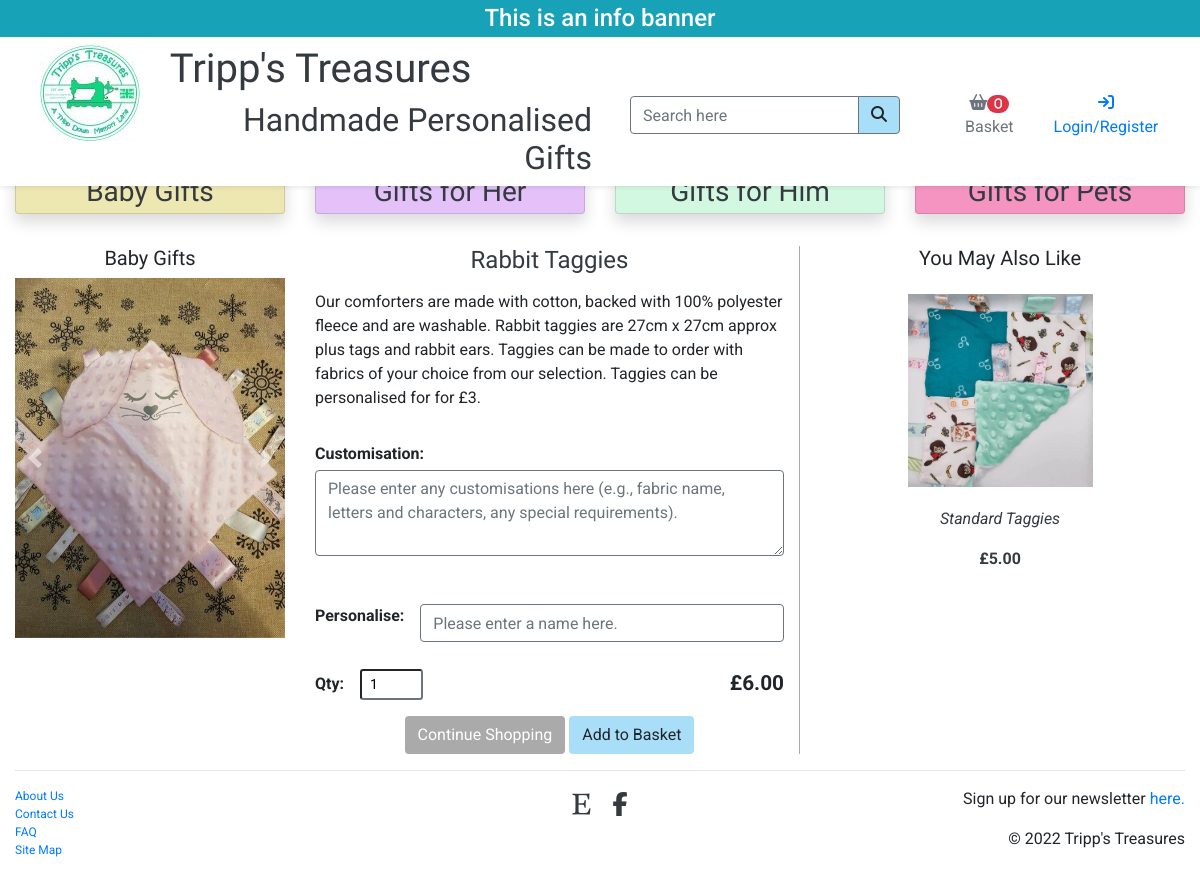
Page /treasures/10/ on the earlier database version.
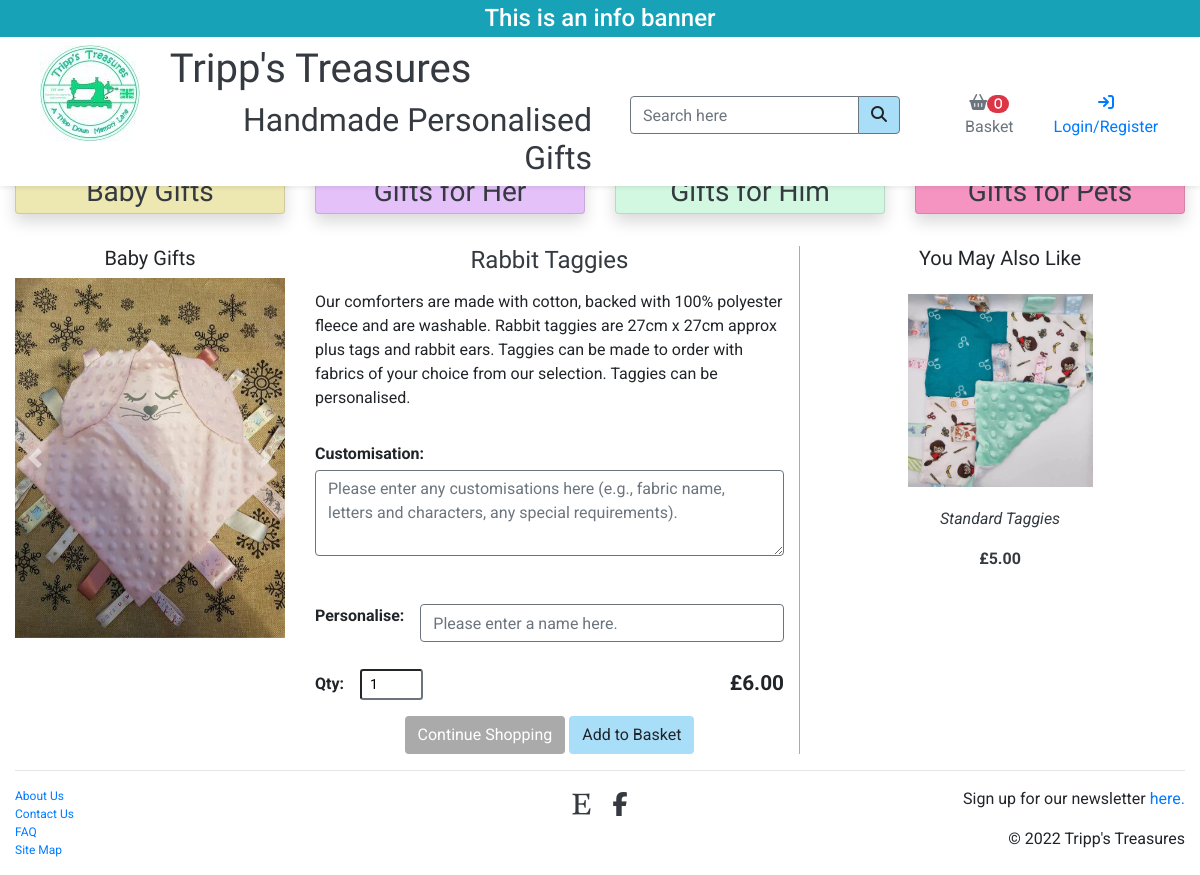
Same page on the later database version.
### treasures/models.py (models this page shows, shortened)
class Treasure(models.Model):
    category = models.ForeignKey(Category,
                                 null=True,
                                 blank=True,
                                 on_delete=models.SET_NULL)
    name = models.CharField(max_length=150)
    description = models.TextField()
    personalisable = models.BooleanField(default=False, null=True, blank=True)
    customisable = models.BooleanField(default=False, null=True, blank=True)
    sizable = models.BooleanField(default=False, null=True, blank=True)
    price = models.DecimalField(max_digits=6, decimal_places=2)

class Category(models.Model):
    class Meta:
        verbose_name_plural = 'Categories'
    name = models.CharField(max_length=150)
    display_name = models.CharField(max_length=150, null=True, blank=True)

class Image(models.Model):
    treasure = models.ForeignKey(Treasure,
                                 null=True,
                                 blank=True,
                                 on_delete=models.CASCADE,
                                 related_name='images')
    image = models.ImageField(null=True, blank=True)

### treasures/views.py (the view)
# urls.py: path('<int:treasure_id>/', views.full_details, name='full_details'),
def full_details(request, treasure_id):
    treasure = get_object_or_404(Treasure, pk=treasure_id)
    while True:
        random_treasure = Treasure.objects.filter(category=treasure.category).order_by('?').first()
        if random_treasure != treasure:
            related = random_treasure
            break
    template_name = 'treasures/full_details.html'
    context = {
        'treasure': treasure,
        'related': related,
    }
    return render(request, template_name, context)

### basket/contexts.py (called while the page is built, shortened)
def basket_contents(request):
    basket_items = []
    total = 0
    treasure_count = 0
    basket = request.session.get('basket', {})
    delivery = total * Decimal(settings.DELIVERY_PERCENTAGE)
    grand_total = total + delivery
    context = {
        'basket_items': basket_items,
        'total': total,
        'treasure_count': treasure_count,
        'delivery': delivery,
        'grand_total': grand_total,
    }
    return context

### treasures/templates/treasures/full_details.html (shortened to what this page needs)
{% extends 'base.html' %}
{% load static %}
{% block page_nav %}
{% include 'extra_html/main_nav.html' %}
{% endblock %}
{% block content %}
    <div class="container-fluid pt-4">
        <div class="row">
            <div class="col-12 col-sm-3 mb-4 text-center">
                <h5 class="title-font">{{ treasure.category.display_name }}</h5>
                <div id="treasure-images" class="carousel slide" data-bs-ride="false" data-interval="false">
                    <div class="carousel-inner">
                    {% for img in treasure.images.all %}
                        {% if img %}
                            {% if forloop.first %}
                                <div class="carousel-item active">
                                    <a href="{{ img.image.url }}" target="_blank">
                                        <img src="{{ img.image.url }}" class="d-block w-100" alt="{{ treasure.name }}">
                                    </a>
                                </div>
                            {% else %}
                                <div class="carousel-item">
                                    <a href="{{ img.image.url }}" target="_blank">
                                        <img src="{{ img.image.url }}" class="d-block w-100" alt="{{ treasure.name }}">
                                    </a>
                                </div>
                            {% endif %}
                        {% else %}
                            <img class="d-block w-100" src="{{ MEDIA_URL }}no_image.png" alt="{{ treasure.name }}">
                        {% endif %}
                    {% endfor %}
                    </div>
                    <a class="carousel-control-prev" href="#treasure-images" role="button" data-slide="prev">
                        <span class="carousel-control-prev-icon" aria-hidden="true"></span>
                    </a>
                    <a class="carousel-control-next" href="#treasure-images" role="button" data-slide="next">
                        <span class="carousel-control-next-icon" aria-hidden="true"></span>
                    </a>
                </div>
            </div>
            <div class="col-12 col-sm-5 right-border">
                <h4 class="title-font text-center text-dark pb-2">{{ treasure.name }}</h4>
                <p>{{ treasure.description }}</p>
                <form action="{% url 'add_to_basket' treasure.id %}" method="POST" class="form">
                    <div class="form-row">
                        {% with treasure.sizable as size %}
                        {% with treasure.customisable as custom %}
                            {% if custom %}
                                <div class="col-12 mt-3">
                                    <p class="mb-1"><strong>Customisation:</strong></p>
                                    <textarea name="treasure_custom" id="id_treasure_custom" class="form-control border-secondary" rows="3" placeholder="Please enter any customisations here (e.g., fabric name, letters and characters, any special requirements)."></textarea>
                                </div>
                            {% endif %}
                        {% with treasure.personalisable as personalise %}
                            {% if personalise %}
                                <div class="col-12 mt-5 d-flex">
                                    <p class="d-inline pr-3"><strong>Personalise:</strong></p>
                                    <input type="text"name="treasure_personalise" id="id_treasure_personalise" class="form-control d-inline border-secondary" placeholder="Please enter a name here.">
                                </div>
                            {% endif %}
                        <div class="col-6 d-flex mt-3 align-items-end">
                            <p class="d-inline mb-1 pr-3"><strong>Qty:</strong></p>
                            <input type="number" name="treasure_qty" value="1" min="1" max="99" class="form-control-sm qty-input border-secondary" data-item-id="{{ treasure.id }}" id="id_qty_{{ treasure.id }}">
                        </div>
                        <div class="col-6">
                            <p class="text-right mt-4 mb-0 price"><strong>£{{ treasure.price }}</strong></p>
                        </div>
                        <div class="col-12 text-center mt-3">
                            <a href="{% url 'home' %}" class="btn bg-grey text-white">
                                Continue Shopping
                            </a>
                            <input type="submit" class="btn bg-blue" value="Add to Basket">
                        </div>
                        {% endwith %}
                        {% endwith %}
                        {% endwith %}
                    </div>
                </form>
            </div>
            <div class="col-12 col-sm-4">
                <h5 class="title-font text-center mb-4">You May Also Like</h5>
                <a href="{% url 'full_details' related.id %}">
                    <div class="mb-4 text-center">
                        {% for img in related.images.all %}
                            {% if img %}
                                {% if forloop.first %}
                                    <img class="img-fluid img-top w-50 h-50 preview" src="{{ img.image.url }}" alt="{{ related.name }}">
                                {% endif %}
                            {% else %}
                            <img class="img-fluid img-top preview" src="{{ MEDIA_URL }}no_image.png" alt="{{ related.name }}">
                            {% endif %}
                        {% endfor %}
                        <div class="card-body">
                            <p><em class="text-dark">{{ related.name }}</em></p>
                            <p class="mb-0"><strong class="text-dark">£{{ related.price }}</strong></p>
                        </div>
                    </div>
                </a>
            </div>
        </div>
    </div>
{% endblock %}

### templates/base.html (shortened to what this page needs)
{% load static %}
<!doctype html>
<html lang="en">
<head>
    {% block corecss %}
    <link rel="stylesheet" href="https://stackpath.bootstrapcdn.com/bootstrap/4.4.1/css/bootstrap.min.css"
>
    <link rel="stylesheet" href="{% static 'css/style.css' %}">
    {% endblock %}
</head>
<body class="d-flex flex-column min-vh-100">
    <header class="container-fluid fixed-top bg-white">
        <div id="info-banner" class="row text-center">
            <div class="col bg-info text-white">
                <h4 class="m-0 py-1">This is an info banner</h4>
            </div>
        </div>
        <div class="row pt-2 d-flex shadow-sm">
            <div class="col-12 col-md-6 pr-1">
                <a class="no-dec" href="{% url 'home' %}">
                    <div class="row px-1">
                        <div class="col-3 text-right">
                            <img src="{% static 'images/logo.jpg' %}" alt="Site logo">
                        </div>
                        <div class="col-9">
                            <div>
                                <h1 class="title-font text-dark">Tripp's Treasures</h1>
                            </div>
                            <div class="text-right d-none d-sm-block">
                                <h2 class="title-font text-dark">Handmade Personalised Gifts</h2>
                            </div>
                        </div>
                    </div>
                </a>
            </div>
            <div class="col-md-3 my-auto mx-auto d-none d-sm-block">
                <form method="GET" action="{% url 'treasures' %}">
                    <div class="input-group">
                        <input type="text" class="form-control border-secondary" name="search" placeholder="Search here">
                        <div class="input-group-append">
                            <button class="btn border-secondary bg-blue" type="submit">
                                <span>
                                    <i class="fas fa-search"></i>
                                </span>
                            </button>
                        </div>
                    </div>
                </form>
            </div>
            <div class="col-md-3 my-auto d-none d-sm-block">
                <ul class="list-group list-group-horizontal list-unstyled text-center">
                    <li class="list-group-item border-0">
                        <a href="{% url 'basket_view' %}">
                            <div class="text-center text-secondary">
                                <div><i class="fa-solid fa-basket-shopping"><span
                                            class="badge badge-danger badge-pill">{{ treasure_count }}</span></i></div>
                                <p class="mb-0">Basket</p>
                            </div>
                        </a>
                    </li>
                    <li class="list-group-item dropdown border-0">
                        {% if request.user.is_authenticated %}
                        <a href="#">
                            <div class="text-center text-secondary">
                                <div><i class="fa-solid fa-arrow-right-from-bracket"></i></div>
                                <p class="mb-0">Logout</p>
                            </div>
                        </a>
                        {% else %}
                        <a href="#" id="auth" data-toggle="dropdown" aria-haspopup="true" aria-expanded="false">
                            <div class="text-center">
                                <div><i class="fa-solid fa-arrow-right-to-bracket"></i></div>
                                <p class="mb-0">Login/Register</p>
                            </div>
                        </a>
                        {% endif %}
                    </li>
                </ul>
            </div>
        </div>
    </header>
    <main>
    {% block page_nav %}
    {% endblock %}
    {% block content %}
    {% endblock %}
    </main>
    <footer class="container-fluid">
        <hr>
        <div class="row">
            <div class="col-4">
                <ul class="list-unstyled">
                    <li class="site-link">
                        <a href="#">About Us</a>
                    </li>
                    <li class="site-link">
                        <a href="#">Contact Us</a>
                    </li>
                    <li class="site-link">
                        <a href="#">FAQ</a>
                    </li>
                    <li class="site-link">
                        <a href="#">Site Map</a>
                    </li>
                </ul>
            </div>
            <div class="col-4 text-center external-link">
                <a href="#"><i class="fa-brands fa-etsy text-dark px-2"></i></a>
                <a href="#"><i class="fa-brands fa-facebook-f text-dark px-2"></i></a>
            </div>
            <div class="col-4">
                <ul class="list-unstyled text-right">
                    <li>
                        <p>
                            Sign up for our newsletter <a href="#">here.</a>
                        </p>
                    </li>
                    <li>
                        <p class="text-right copywrite">
                            <span>&copy;</span> {% now 'Y' %} Tripp's Treasures
                        </p>
                    </li>
                </ul>
            </div>
        </div>
    </footer>
</body>
</html>

### templates/extra_html/main_nav.html
<div class="container-fluid">
    <div class="row">
        <div class="col-6 col-md-3 text-center">
            <a href="{% url 'treasures' %}?category=baby_gifts">
                <div class="card shadow mb-2 bg-yellow">
                    <div class="card-body p-1">
                        <h3 class="card-title m-0 text-dark title-font">
                            Baby Gifts
                        </h3>
                    </div>
                </div>
            </a>
        </div>
        <div class="col-6 col-md-3 text-center">
            <a href="{% url 'treasures' %}?category=gifts_for_her">
                <div class="card shadow mb-2 bg-purple">
                    <div class="card-body p-1">
                        <h3 class="card-title m-0 text-dark title-font">
                            Gifts for Her
                        </h3>
                    </div>
                </div>
            </a>
        </div>
        <div class="col-6 col-md-3 text-center">
            <a href="{% url 'treasures' %}?category=gifts_for_him">
                <div class="card shadow mb-2 bg-green">
                    <div class="card-body p-1">
                        <h3 class="card-title m-0 text-dark title-font">
                            Gifts for Him
                        </h3>
                    </div>
                </div>
            </a>
        </div>
        <div class="col-6 col-md-3 text-center">
            <a href="{% url 'treasures' %}?category=gifts_for_pets">
                <div class="card shadow mb-2 bg-pink">
                    <div class="card-body p-1">
                        <h3 class="card-title m-0 text-dark title-font">
                            Gifts for Pets
                        </h3>
                    </div>
                </div>
            </a>
        </div>
    </div>
</div>

### static/css/style.css (style rules this page uses)
body { margin: 0; padding: 0; font-family: 'Roboto', sans-serif; }
main { margin-top: 170px; flex: 1; }
.bg-white { background-color: #fff; }
.bg-grey { background-color: #aaa; }
.bg-green { background-color: #d3f8e2; }
.bg-purple { background-color: #e4c1f9; }
.bg-pink { background-color: #f694c1; }
.bg-yellow { background-color: #ede7b1; }
.bg-blue { background-color: #a9def9; }
.title-font { font-family: 'Special Elite', cursive; }
a:link { text-decoration: none; }
.site-link { font-size: 0.75rem; }
.external-link { font-size: 1.5rem; }
.preview { width: 300px; height: 400px; }
.right-border { border-right: 1px solid #aaa; }
.price { font-size: 1.3rem; }

Differences in the rows shown:
changed Treasure "Rabbit Taggies": description "…selection. Taggies can be personalised for for £3." → "…selection. Taggies can be personalised."
